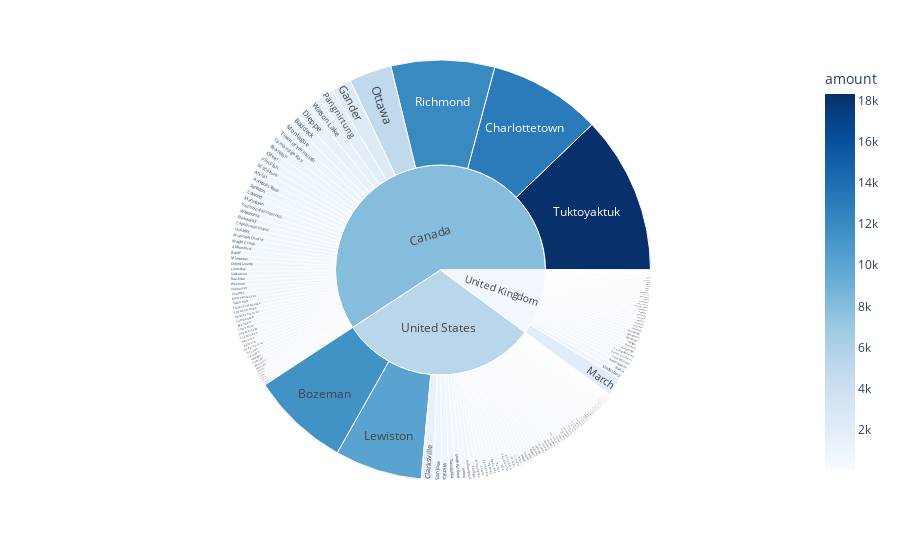

Write notebook code for a chart like this one.
### Code cell
fig = px.sunburst(
    grouped_data, 
    path=['country', 'city'],  
    values='amount',  
    color='amount',  
    hover_data=['amount'],  
    color_continuous_scale='Blues'  
)

fig.show()

### Figure 1 — Plotly figure (JSON) as saved in the notebook; plotly's stock layout.template omitted (floating-point values rounded to 4 significant figures; data arrays with more than 128 entries replaced by an {"elided": "..."} marker saying what was removed)
{"data": [{"branchvalues": "total", "customdata": {"elided": "188x2 float values"}, "domain": {"x": [0, 1], "y": [0, 1]}, "hovertemplate": "labels=%{label}<br>amount_sum=%{value}<br>parent=%{parent}<br>id=%{id}<br>amount=%{color}<extra></extra>", "ids": {"elided": "188 str values"}, "labels": {"elided": "188 str values"}, "marker": {"coloraxis": "coloraxis", "colors": {"elided": "188 float values"}}, "name": "", "parents": {"elided": "188 str values"}, "type": "sunburst", "values": {"elided": "188 float values"}}], "layout": {"coloraxis": {"colorbar": {"title": {"text": "amount"}}, "colorscale": [[0, "rgb(247,251,255)"], [0.125, "rgb(222,235,247)"], [0.25, "rgb(198,219,239)"], [0.375, "rgb(158,202,225)"], [0.5, "rgb(107,174,214)"], [0.625, "rgb(66,146,198)"], [0.75, "rgb(33,113,181)"], [0.875, "rgb(8,81,156)"], [1, "rgb(8,48,107)"]]}, "legend": {"tracegroupgap": 0}, "margin": {"t": 60}}}
